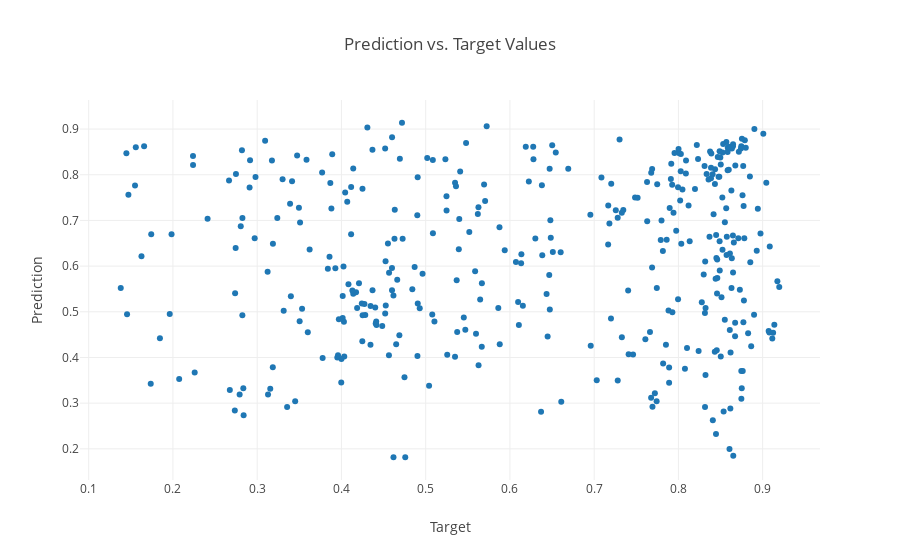

The code cell stored with this chart in its notebook:
### Code cell
CCM(data=target, target=data, k=3, attractor_viz=False, prediction_corr_viz=True);

### Figure 1 — Plotly figure (JSON) as saved in the notebook; plotly's stock layout.template omitted (floating-point values rounded to 4 significant figures; data arrays with more than 128 entries replaced by an {"elided": "..."} marker saying what was removed)
{"data": [{"mode": "markers", "type": "scatter", "x": {"elided": "379 float values"}, "y": {"elided": "379 float values"}}], "layout": {"showlegend": false, "title": "Prediction vs. Target Values", "xaxis": {"title": "Target"}, "yaxis": {"title": "Prediction"}}}
